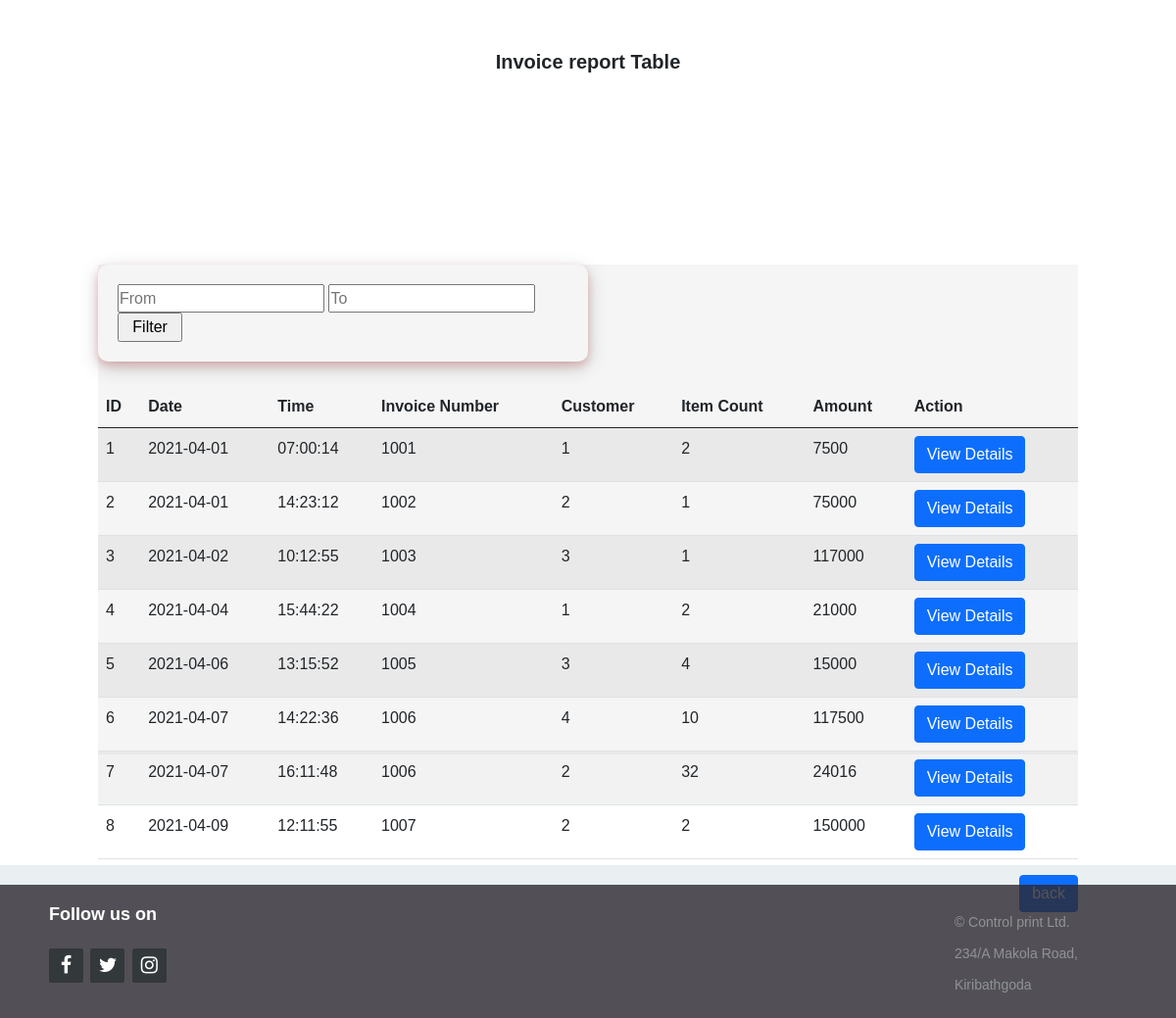
The app's page /invoiceread.php with its own data.
### tables this page shows
CREATE TABLE `invoice` (
  `id` int(11) NOT NULL,
  `date` date DEFAULT NULL,
  `time` time DEFAULT NULL,
  `invoice_no` varchar(50) DEFAULT NULL,
  `customer` varchar(10) DEFAULT NULL,
  `item_count` varchar(50) DEFAULT NULL,
  `amount` varchar(50) DEFAULT NULL
);

### php/invoiceread.php (called while the page is built)
<?php
include "db_conn.php";
$sql = "SELECT * FROM invoice ORDER BY id ASC";
$result = mysqli_query($conn, $sql);

### invoiceread.php (the view, shortened to what this page needs)
<?php include "php/invoiceread.php";  ?>
<?php
$toDate=$fromDate="";
?>
<!DOCTYPE html>
<html>
<head>
  <link href="https://cdn.jsdelivr.net/npm/bootstrap@5.0.0-beta3/dist/css/bootstrap.min.css" rel="stylesheet">
  <link rel="stylesheet" href="sstyle.css">
  <link rel="stylesheet" href="styles/footer.css">
  <link rel="stylesheet" href="//code.jquery.com/ui/1.13.2/themes/base/jquery-ui.css">
  <link rel="stylesheet" href="http://maxcdn.bootstrapcdn.com/font-awesome/4.2.0/css/font-awesome.min.css">
</head>
<body>
  <link rel="stylesheet" type="text/css" href="styles/header.css">
  <br>
  <br>
  <h5><b>
      <center>Invoice report Table</center>
    </b>
  </h5>
  <div class="container">
    <div class="box">
      <?php if (mysqli_num_rows($result)) { ?>
      <div class="form-group">
      <form method= "post">
        <input type="text" id="from" name="from"  placeholder="From" required  value="<?php echo $fromDate?>">
        <input type="text" id="to" name="to"  placeholder="To" required  value="<?php echo $toDate?>">
        <input type="submit" name="submit" value="   Filter   ">
      </form>
      </div>
      <br>
        <table class="table table-striped">
          <thead>
            <tr>
              <th scope="col">ID</th>
              <th scope="col">Date</th>
              <th scope="col">Time</th>
              <th scope="col">Invoice Number</th>
              <th scope="col">Customer</th>
              <th scope="col">Item Count</th>
              <th scope="col">Amount</th>
              <th scope="col">Action</th>
            </tr>
          </thead>
          <tbody>
            <?php
            while ($rows = mysqli_fetch_assoc($result)) {
            ?>
              <tr>
                <td><?php echo $rows['id']; ?></td>
                <td><?php echo $rows['date'] ?></td>
                <td><?php echo $rows['time']; ?></td>
                <td><?php echo $rows['invoice_no']; ?></td>
                <td><?php echo $rows['customer']; ?></td>
                <td><?php echo $rows['item_count']; ?></td>
                <td><?php echo $rows['amount']; ?></td>
                <td><a href="viewDetailsInvoice.php?id=<?= $rows['id'] ?>" class="btn btn-primary">View Details</a></td>
              </tr>
            <?php   } ?>
          </tbody>
        </table>
      <?php   } ?>
      <div class="link-right">
        <a href="index.php" class="btn btn-primary">back</a>
      </div>
    </div>
  </div>
  <footer class="footer-distributed">
    <div class="footer-right">
      <p class="footer-company-about">
        <span>Follow us on</span>
      </p>
      <div class="footer-icons">
        <a href="#"><i class="fa fa-facebook"></i></a>
        <a href="#"><i class="fa fa-twitter"></i></a>
        <a href="#"><i class="fa fa-instagram"></i></a>
      </div>
    </div>
    <div class="footer-left">
      <div class="footer-company-name">
        <p>© Control print Ltd.</p>
        <p>234/A Makola Road,</p>
        <p>Kiribathgoda</p>
      </div>
    </div>
  </footer>
</body>
</html>

### sstyle.css (style rules this page uses)
body { margin: 0; padding: 0; background-size: cover; background-position: center; font-family: sans-serif; }
.container { min-height: 100vh; display: flex; justify-content: right; align-items: center; flex-direction: column; }
.container form { width: 500px; padding: 20px; border-radius: 10px; box-shadow: 0 4px 8px 0 rgba(204, 11, 11, 0.2), 0 6px 20px 0 rgba(0, 0, 0, 0.19); }
.box { width: 1000px; height: 500px; background: rgb(245, 245, 245); color: #fff; top: 50%; left: 50%; position: absolute; transform: translate(-50%, -50%); box-sizing: border-box; }
.container table { padding: 20px; border-radius: 10px; box-shadow: 0 4px 8px 0 rgba((0), 0, 0, 0.2), 0 6px 20px 0 rgba(0, 0, 0, 0.19); }
.link-right { display: flex; justify-content: flex-end; }

### styles/footer.css (style rules this page uses)
* { padding:0; margin:0; }
html { background-color: #eaf0f2; }
body { font:16px/1.6 Arial, sans-serif; }
footer { position: fixed; bottom: 0; }
.footer-distributed { background-color: rgba(44, 41, 47, 0.8); box-sizing: border-box; width: 100%; text-align: left; font: bold 16px sans-serif; padding: 20px 50px 10px 50px; margin-top: 20px; }
.footer-distributed .footer-left, .footer-distributed .footer-center, .footer-distributed .footer-right { display: inline-block; vertical-align: top; }
.footer-distributed .footer-left { width: 30%; }
.footer-distributed .footer-company-name { color: #8f9296; font-size: 14px; font-weight: normal; margin: 0; padding-left:200px; padding-top:10px; }
.footer-distributed .footer-right { width: 30%; }
.footer-distributed .footer-icons { margin-top: 25px; }
.footer-distributed .footer-icons a { display: inline-block; width: 35px; height: 35px; cursor: pointer; background-color: #33383b; border-radius: 2px; font-size: 20px; color: #ffffff; text-align: center; line-height: 35px; margin-right: 3px; margin-bottom: 5px; }
.footer-distributed .footer-company-about { line-height: 20px; color: #92999f; font-size: 13px; font-weight: normal; margin: 0; }
.footer-distributed .footer-company-about span { display: block; color: #ffffff; font-size: 18px; font-weight: bold; margin-bottom: 20px; }

### styles/header.css (style rules this page uses)
* { box-sizing: border-box; }
body { margin: 0; font-family: Arial, Helvetica, sans-serif; }

### records on screen
invoice: id "1", date "2021-04-01", time "07:00:14", invoice_no "1001", customer "1", item_count "2", amount "7500"
invoice: id "2", date "2021-04-01", time "14:23:12", invoice_no "1002", customer "2", item_count "1", amount "75000"
invoice: id "3", date "2021-04-02", time "10:12:55", invoice_no "1003", customer "3", item_count "1", amount "117000"
invoice: id "4", date "2021-04-04", time "15:44:22", invoice_no "1004", customer "1", item_count "2", amount "21000"
invoice: id "5", date "2021-04-06", time "13:15:52", invoice_no "1005", customer "3", item_count "4", amount "15000"
invoice: id "6", date "2021-04-07", time "14:22:36", invoice_no "1006", customer "4", item_count "10", amount "117500"
invoice: id "7", date "2021-04-07", time "16:11:48", invoice_no "1006", customer "2", item_count "32", amount "24016"
invoice: id "8", date "2021-04-09", time "12:11:55", invoice_no "1007", customer "2", item_count "2", amount "150000"
